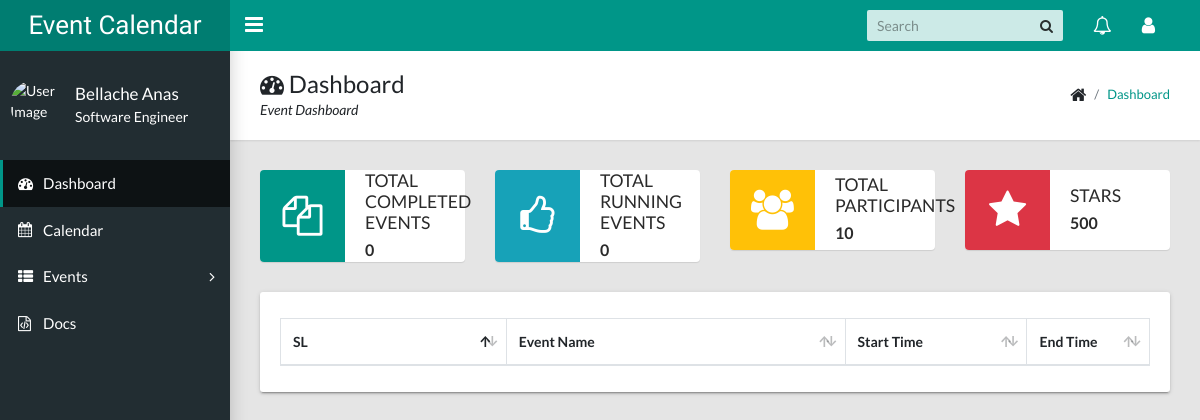
Page / (signed in) on the earlier database version.
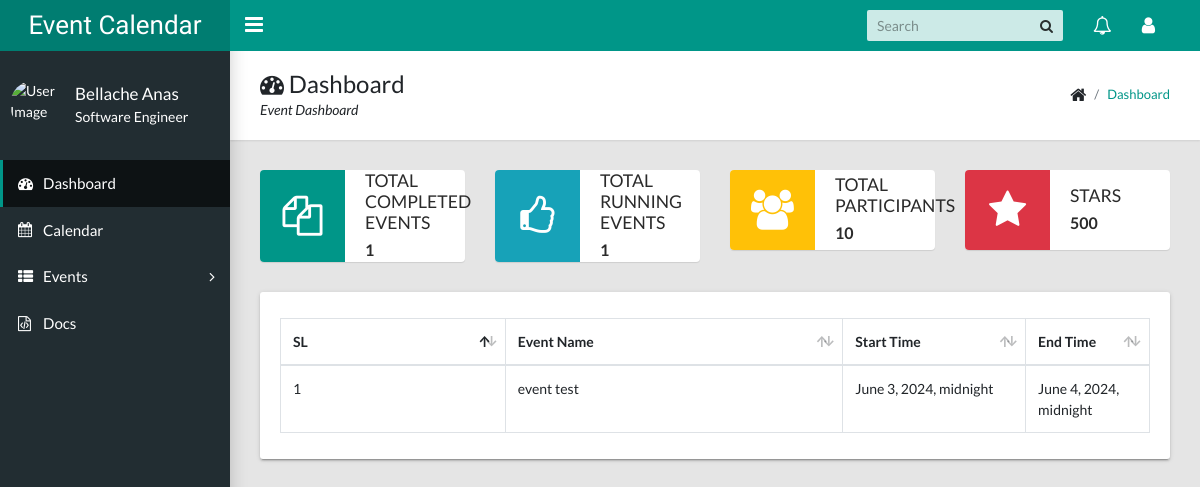
Same page on the later database version.
### calendarapp/models/event.py (models this page shows, shortened)
class Event(EventAbstract):
    user = models.ForeignKey(User, on_delete=models.CASCADE, related_name="events")
    title = models.CharField(max_length=200)
    description = models.TextField()
    start_time = models.DateTimeField()
    end_time = models.DateTimeField()
    callback_number = models.CharField(max_length=20)
    account_number = models.CharField(max_length=20)
    objects = EventManager()

### eventcalendar/views.py (the view)
# urls.py: path("", DashboardView.as_view(), name="dashboard"),
class DashboardView(LoginRequiredMixin, View):
    login_url = "accounts:signin"
    template_name = "calendarapp/dashboard.html"
    def get(self, request, *args, **kwargs):
        events = Event.objects.get_all_events(user=request.user)
        running_events = Event.objects.get_running_events(user=request.user)
        latest_events = Event.objects.filter(user=request.user).order_by("-id")[:10]
        context = {
            "total_event": events.count(),
            "running_events": running_events,
            "latest_events": latest_events,
        }
        return render(request, self.template_name, context)

### calendarapp/models/event.py (called while the page is built)
    def get_all_events(self, user):
        events = Event.objects.filter(user=user, is_active=True, is_deleted=False)
        return events

    def get_running_events(self, user):
        running_events = Event.objects.filter(
            user=user,
            is_active=True,
            is_deleted=False,
            end_time__gte=datetime.now().date(),
        ).order_by("start_time")
        return running_events

### templates/calendarapp/dashboard.html (shortened to what this page needs)
{% extends 'base/base.html' %}
{% load static %}
{% block breadcrumb %}
    <div>
        <h1><i class="fa fa-dashboard"></i> Dashboard</h1>
        <p>Event Dashboard</p>
    </div>
    <ul class="app-breadcrumb breadcrumb">
        <li class="breadcrumb-item"><i class="fa fa-home fa-lg"></i></li>
        <li class="breadcrumb-item"><a href="#">Dashboard</a></li>
    </ul>
{% endblock breadcrumb %}
{% block content %}
<div class="row">
    <div class="col-md-6 col-lg-3">
        <div class="widget-small primary coloured-icon">
            <i class="icon fa fa-files-o fa-3x"></i>
            <div class="info">
                <h4>Total Completed Events</h4>
                <p><b>{{ total_event }}</b></p>
            </div>
        </div>
    </div>
    <div class="col-md-6 col-lg-3">
        <div class="widget-small info coloured-icon">
            <i class="icon fa fa-thumbs-o-up fa-3x"></i>
            <div class="info">
                <h4>Total Running Events</h4>
                <p><b>{{ running_events.count }}</b></p>
            </div>
        </div>
    </div>
    <div class="col-md-6 col-lg-3">
        <div class="widget-small warning coloured-icon">
            <i class="icon fa fa-users fa-3x"></i>
            <div class="info">
                <h4>Total Participants</h4>
                <p><b>10</b></p>
            </div>
        </div>
    </div>
    <div class="col-md-6 col-lg-3">
        <div class="widget-small danger coloured-icon">
            <i class="icon fa fa-star fa-3x"></i>
            <div class="info">
                <h4>Stars</h4>
                <p><b>500</b></p>
            </div>
        </div>
    </div>
    <div class="col-md-12">
        <div class="tile">
            <div class="tile-body">
                <div class="table-responsive">
                    <div id="sampleTable_wrapper" class="dataTables_wrapper container-fluid dt-bootstrap4 no-footer">
                        <div class="row">
                            <div class="col-sm-12">
                                <table class="table table-hover table-bordered dataTable no-footer" id="sampleTable" role="grid" aria-describedby="sampleTable_info">
                                    <thead>
                                        <tr role="row">
                                            <th class="sorting_asc" tabindex="0" aria-controls="sampleTable" rowspan="1" colspan="1" aria-sort="ascending" aria-label="Name: activate to sort column descending" style="width: 261.641px;">SL</th>
                                            <th class="sorting" tabindex="0" aria-controls="sampleTable" rowspan="1" colspan="1" aria-label="Position: activate to sort column ascending" style="width: 417.312px;">Event Name</th>
                                            <th class="sorting" tabindex="0" aria-controls="sampleTable" rowspan="1" colspan="1" aria-label="Office: activate to sort column ascending" style="width: 189.281px;">Start Time</th>
                                            <th class="sorting" tabindex="0" aria-controls="sampleTable" rowspan="1" colspan="1" aria-label="Age: activate to sort column ascending" style="width: 102.141px;">End Time</th>
                                        </tr>
                                    </thead>
                                    <tbody>
                                        {% for event in latest_events %}
                                            <tr role="row" class="odd">
                                                <td class="sorting_1">{{ forloop.counter }}</td>
                                                <td>{{ event.title }}</td>
                                                <td>{{ event.start_time }}</td>
                                                <td>{{ event.end_time }}</td>
                                            </tr>
                                        {% endfor %}
                                    </tbody>
                                </table>
                            </div>
                        </div>
                    </div>
                </div>
            </div>
        </div>
    </div>
</div>
{% endblock content %}

Differences in the rows shown:
added Event: title "event test", start_time "June 3, 2024, midnight", end_time "June 4, 2024, midnight"
Other differences:
{{ total_event }}: "0" → "1"
{{ running_events.count }}: "0" → "1"
